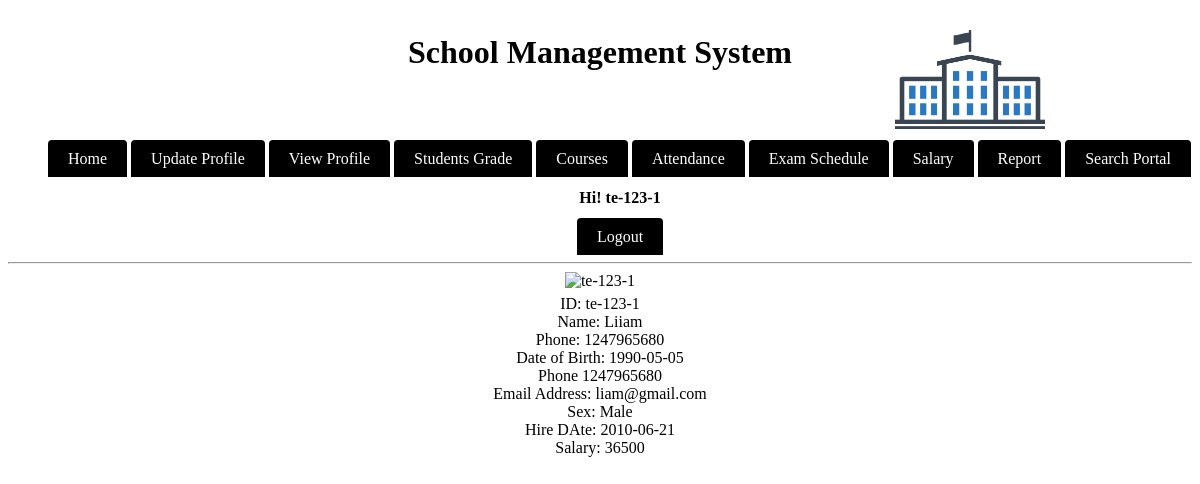
The app's page /module/teacher/viewProfile.php (signed in) with its own data.
### tables this page shows
CREATE TABLE IF NOT EXISTS `teachers` (
  `id` varchar(20) NOT NULL,
  `name` varchar(20) NOT NULL,
  `password` varchar(20) NOT NULL,
  `phone` varchar(13) NOT NULL,
  `email` varchar(20) NOT NULL,
  `address` varchar(30) NOT NULL,
  `sex` varchar(7) NOT NULL,
  `dob` date NOT NULL,
  `hiredate` date NOT NULL,
  `salary` double NOT NULL
);

### module/teacher/main.php (called while the page is built, shortened)
<?php
$check=$_SESSION['login_id'];
?>

### module/teacher/viewProfile.php (the view, shortened to what this page needs)
<?php
include_once('main.php');
include_once('index.php');
?>
<html>
<body>
<div align="center">
<img src="../images/<?php echo $check ?>.jpg" alt="<?php echo $check ?>"/>
</div>
<div class ="header">
<?php
$sql = "SELECT * FROM teachers WHERE id='$check';";
$res = mysqli_query($link, $sql);
while($row = mysqli_fetch_array($res)){
   echo "<center>";
   echo "ID: ".$row['id']."<br />";
   echo "Name: ".$row['name']."<br />";
   echo "Phone: ".$row['phone']."<br />";
   echo "Date of Birth: ".$row['dob']."<br />";
   echo "Phone ".$row['phone']."<br />";
   echo "Email Address: ".$row['email']."<br />";
   echo "Sex: ".$row['sex']."<br />";
   echo "Hire DAte: ".$row['hiredate']."<br />";
   echo "Salary: ".$row['salary']."<br />";
   echo "</center>";
}
?>
</div>
</body>
</html>

### source/CSS/style.css (style rules this page uses)
.header { color:black; text-align:center; padding:5px; }

### records on screen
teachers: id "te-123-1", name "Liiam", phone "1247965680", dob "1990-05-05", email "liam@gmail.com", sex "Male", hiredate "2010-06-21", salary "36500"

### other values on screen
$check "te-123-1"
